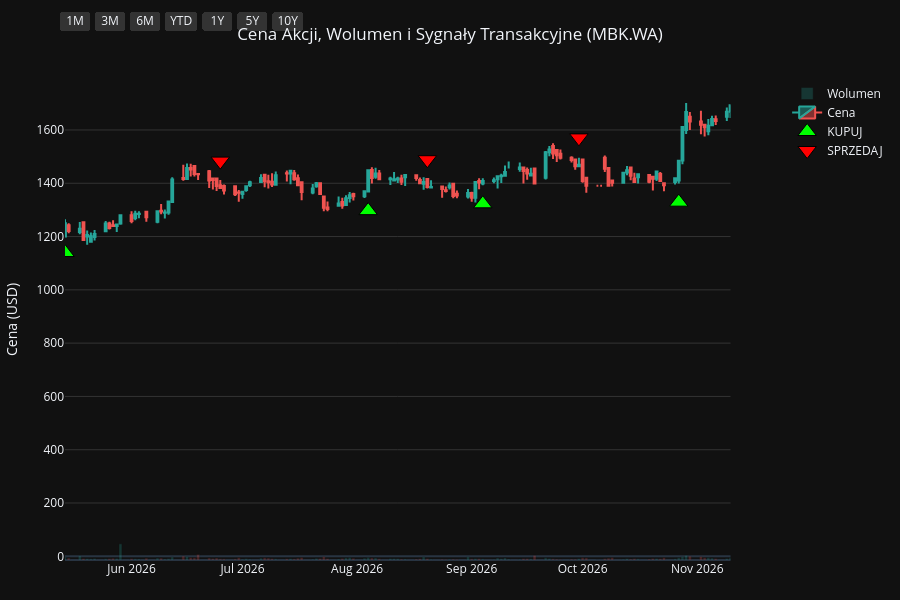
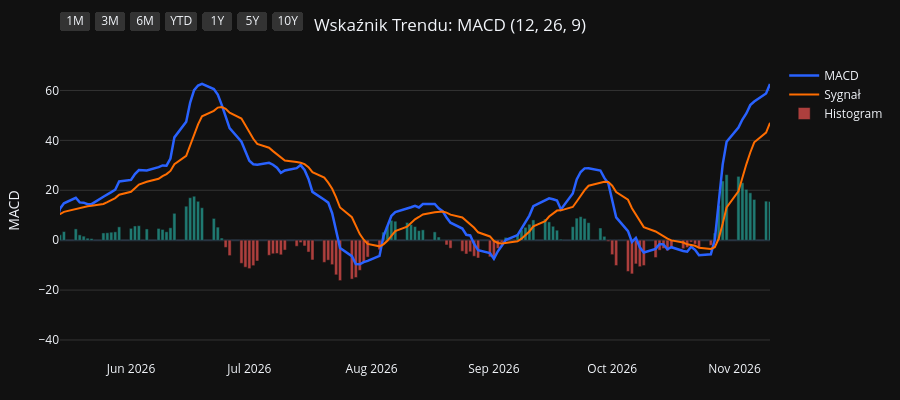
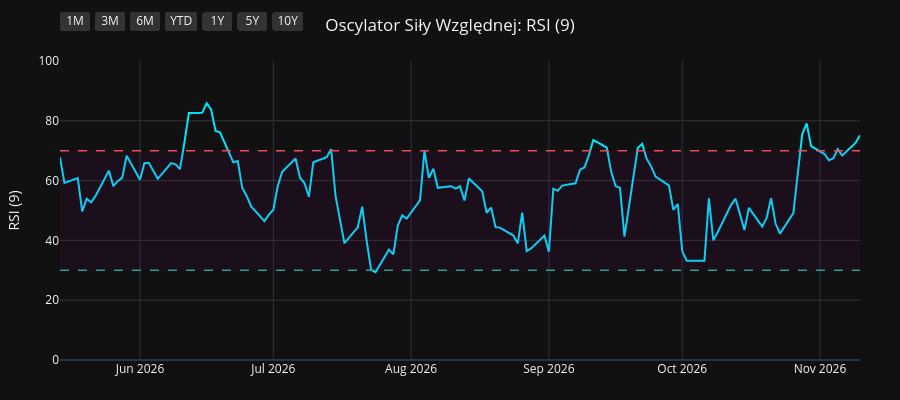
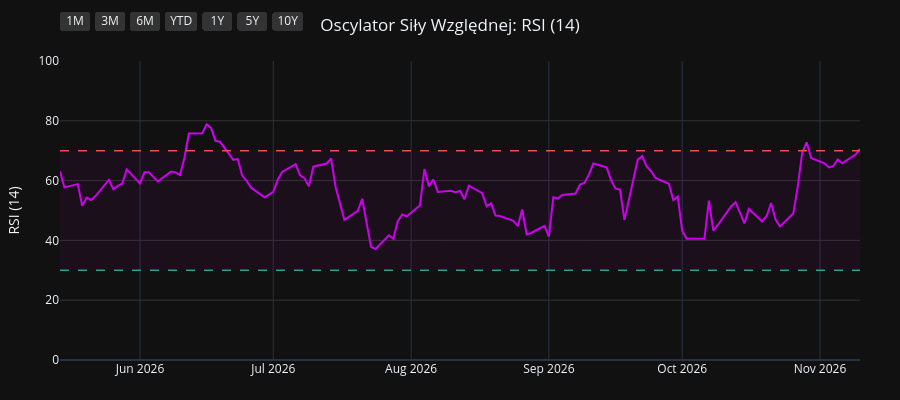

These figures' notebook cell, in order:
### Code cell
import os
import yfinance as yf
import pandas as pd
import pandas_ta as ta
import plotly.graph_objects as go
from plotly.subplots import make_subplots

# 1. Pobranie i przygotowanie danych
symbol = os.environ.get("STOCK_TICKER", "").strip().upper()
if not symbol:
    raise RuntimeError("Set STOCK_TICKER before running price_extractor.ipynb")
df = yf.Ticker(symbol).history(period="10y")
df.index = df.index.tz_localize(None)

# Wskaźniki i sygnały
df.ta.macd(fast=12, slow=26, signal=9, append=True)
df.ta.rsi(length=9, append=True)
df.ta.rsi(length=14, append=True)
df.ta.rsi(length=21, append=True)
df.dropna(inplace=True)

macd = df['MACD_12_26_9']
signal = df['MACDs_12_26_9']
wczorajszy_macd = macd.shift(1)
wczorajszy_signal = signal.shift(1)

df['Decyzja'] = 'BRAK'
df.loc[(macd > signal) & (wczorajszy_macd <= wczorajszy_signal), 'Decyzja'] = 'KUPUJ'
df.loc[(macd < signal) & (wczorajszy_macd >= wczorajszy_signal), 'Decyzja'] = 'SPRZEDAJ'

df_kupuj = df[df['Decyzja'] == 'KUPUJ']
df_sprzedaj = df[df['Decyzja'] == 'SPRZEDAJ']
df_dywidendy = df[df['Dividends'] > 0]
df_splity = df[df['Stock Splits'] > 0]

# Wspólna konfiguracja osi X
konfiguracja_osi_x = dict(
    type="date",
    showspikes=True, spikemode="across", spikesnap="cursor", spikedash="dot", spikecolor="#ffffff", spikethickness=1, hoverformat="%Y-%m-%d",
    rangeselector=dict(
        buttons=list([
            dict(count=1, label="1M", step="month", stepmode="backward"),
            dict(count=3, label="3M", step="month", stepmode="backward"),
            dict(count=6, label="6M", step="month", stepmode="backward"),
            dict(count=1, label="YTD", step="year", stepmode="todate"),
            dict(count=1, label="1Y", step="year", stepmode="backward"),
            dict(count=5, label="5Y", step="year", stepmode="backward"),
            dict(step="all", label="10Y")
        ]),
        bgcolor="#333333", activecolor="#2962ff", x=0, y=1.1
    )
)

# ==========================================
# WYKRES 1: CENA + WOLUMEN + SYGNAŁY
# ==========================================
fig1 = make_subplots(specs=[[{"secondary_y": True}]])

kolory_wolumenu = ['#26a69a' if row['Close'] >= row['Open'] else '#ef5350' for index, row in df.iterrows()]
fig1.add_trace(go.Bar(x=df.index, y=df['Volume'], marker_color=kolory_wolumenu, opacity=0.25, name='Wolumen'), secondary_y=True)
fig1.add_trace(go.Candlestick(x=df.index, open=df['Open'], high=df['High'], low=df['Low'], close=df['Close'], name='Cena', increasing_line_color='#26a69a', decreasing_line_color='#ef5350'), secondary_y=False)
fig1.add_trace(go.Scatter(x=df_kupuj.index, y=df_kupuj['Low'] * 0.95, customdata=df_kupuj[['Low', 'High']], mode='markers', marker=dict(symbol='triangle-up', size=16, color='#00ff00', line=dict(width=1, color='black')), name='KUPUJ', hovertemplate='KUPUJ<br>Najniższa: %{customdata[0]:.2f}<br>Najwyższa: %{customdata[1]:.2f}<extra></extra>'), secondary_y=False)
fig1.add_trace(go.Scatter(x=df_sprzedaj.index, y=df_sprzedaj['High'] * 1.05, customdata=df_sprzedaj[['Low', 'High']], mode='markers', marker=dict(symbol='triangle-down', size=16, color='#ff0000', line=dict(width=1, color='black')), name='SPRZEDAJ', hovertemplate='SPRZEDAJ<br>Najniższa: %{customdata[0]:.2f}<br>Najwyższa: %{customdata[1]:.2f}<extra></extra>'), secondary_y=False)

if not df_dywidendy.empty:
    fig1.add_trace(go.Scatter(x=df_dywidendy.index, y=df_dywidendy['Low'] * 0.90, mode='markers+text', marker=dict(symbol='circle', size=12, color='#29b6f6', line=dict(width=1, color='white')), text=df_dywidendy['Dividends'].apply(lambda x: f"{x}$"), textposition="bottom center", name='Dywidenda', showlegend=False, hovertemplate='Dywidenda: %{text}<extra></extra>', textfont=dict(color="#29b6f6")), secondary_y=False)
if not df_splity.empty:
                    fig1.add_trace(go.Scatter(x=df_splity.index, y=df_splity['High'], mode='markers+text', marker=dict(symbol='star', size=16, color='#ffee58', line=dict(width=1, color='black')), text=df_splity['Stock Splits'].apply(lambda x: f"{x:g}:1" if x >= 1 else f"1:{1 / x:g}"), textposition="top center", name='Split', hovertemplate='%{text}<extra></extra>', textfont=dict(color="#ffee58")), secondary_y=False)

fig1.update_layout(title=dict(text=f"Cena Akcji, Wolumen i Sygnały Transakcyjne ({symbol})", x=0.5, xanchor='center'), dragmode='pan', xaxis_rangeslider_visible=False, template='plotly_dark', height=600, hovermode='x unified', margin=dict(l=60, r=40, t=60, b=40))
fig1.update_xaxes(**konfiguracja_osi_x)
fig1.update_xaxes(range=[df.index.max() - pd.Timedelta(days=180), df.index.max()])
fig1.update_yaxes(title_text="Cena (USD)", secondary_y=False, gridcolor='#333333')
fig1.update_yaxes(range=[0, df['Volume'].max() * 4], showgrid=False, showticklabels=False, secondary_y=True)
fig1.show(config={'scrollZoom': True})

# ==========================================
# WYKRES 2: WSKAŹNIK MACD
# ==========================================
fig2 = go.Figure()
fig2.add_trace(go.Scatter(x=df.index, y=df['MACD_12_26_9'], line=dict(color='#2962ff', width=2.5), name='MACD'))
fig2.add_trace(go.Scatter(x=df.index, y=df['MACDs_12_26_9'], line=dict(color='#ff6d00', width=2), name='Sygnał'))
kolory_macd = ['#26a69a' if val >= 0 else '#ef5350' for val in df['MACDh_12_26_9']]
fig2.add_trace(go.Bar(x=df.index, y=df['MACDh_12_26_9'], marker_color=kolory_macd, name='Histogram', opacity=0.7))
fig2.update_layout(title=dict(text="Wskaźnik Trendu: MACD (12, 26, 9)", x=0.5, xanchor='center'), dragmode='pan', xaxis_rangeslider_visible=False, template='plotly_dark', height=400, hovermode='x unified', margin=dict(l=60, r=40, t=60, b=40))
fig2.update_xaxes(**konfiguracja_osi_x)
fig2.update_xaxes(range=[df.index.max() - pd.Timedelta(days=180), df.index.max()])
fig2.update_yaxes(title_text="MACD", gridcolor='#333333')
fig2.show(config={'scrollZoom': True})

# ==========================================
# WYKRES 3: OSCYLATOR RSI (9)
# ==========================================
fig3 = go.Figure()
fig3.add_trace(go.Scatter(x=df.index, y=df['RSI_9'], line=dict(color='#00e5ff', width=2), name='RSI (9)'))
fig3.add_hline(y=70, line_dash="dash", line_color="#ef5350", line_width=1.5)
fig3.add_hline(y=30, line_dash="dash", line_color="#26a69a", line_width=1.5)
fig3.add_hrect(y0=30, y1=70, line_width=0, fillcolor="purple", opacity=0.1)
fig3.update_layout(title=dict(text="Oscylator Siły Względnej: RSI (9)", x=0.5, xanchor='center'), dragmode='pan', xaxis_rangeslider_visible=False, template='plotly_dark', height=400, hovermode='x unified', margin=dict(l=60, r=40, t=60, b=40))
fig3.update_xaxes(**konfiguracja_osi_x)
fig3.update_xaxes(range=[df.index.max() - pd.Timedelta(days=180), df.index.max()])
fig3.update_yaxes(title_text="RSI (9)", range=[0, 100], gridcolor='#333333')
fig3.show(config={'scrollZoom': True})

# ==========================================
# WYKRES 4: OSCYLATOR RSI (14)
# ==========================================
fig4 = go.Figure()
fig4.add_trace(go.Scatter(x=df.index, y=df['RSI_14'], line=dict(color='#d500f9', width=2), name='RSI (14)'))
fig4.add_hline(y=70, line_dash="dash", line_color="#ef5350", line_width=1.5)
fig4.add_hline(y=30, line_dash="dash", line_color="#26a69a", line_width=1.5)
fig4.add_hrect(y0=30, y1=70, line_width=0, fillcolor="purple", opacity=0.1)
fig4.update_layout(title=dict(text="Oscylator Siły Względnej: RSI (14)", x=0.5, xanchor='center'), dragmode='pan', xaxis_rangeslider_visible=False, template='plotly_dark', height=400, hovermode='x unified', margin=dict(l=60, r=40, t=60, b=40))
fig4.update_xaxes(**konfiguracja_osi_x)
fig4.update_xaxes(range=[df.index.max() - pd.Timedelta(days=180), df.index.max()])
fig4.update_yaxes(title_text="RSI (14)", range=[0, 100], gridcolor='#333333')
fig4.show(config={'scrollZoom': True})

# ==========================================
# WYKRES 5: OSCYLATOR RSI (21)
# ==========================================
fig5 = go.Figure()
fig5.add_trace(go.Scatter(x=df.index, y=df['RSI_21'], line=dict(color='#64dd17', width=2), name='RSI (21)'))
fig5.add_hline(y=70, line_dash="dash", line_color="#ef5350", line_width=1.5)
fig5.add_hline(y=30, line_dash="dash", line_color="#26a69a", line_width=1.5)
fig5.add_hrect(y0=30, y1=70, line_width=0, fillcolor="purple", opacity=0.1)
fig5.update_layout(title=dict(text="Oscylator Siły Względnej: RSI (21)", x=0.5, xanchor='center'), dragmode='pan', xaxis_rangeslider_visible=False, template='plotly_dark', height=400, hovermode='x unified', margin=dict(l=60, r=40, t=60, b=40))
fig5.update_xaxes(**konfiguracja_osi_x)
fig5.update_xaxes(range=[df.index.max() - pd.Timedelta(days=180), df.index.max()])
fig5.update_yaxes(title_text="RSI (21)", range=[0, 100], gridcolor='#333333')
fig5.show(config={'scrollZoom': True})

### Figure 1 — Plotly figure (JSON) as saved in the notebook; plotly's stock layout.template omitted (floating-point values rounded to 4 significant figures; data arrays with more than 128 entries replaced by an {"elided": "..."} marker saying what was removed)
{"data": [{"marker": {"color": {"elided": "2506 str values"}}, "name": "Wolumen", "opacity": 0.25, "type": "bar", "x": {"elided": "2506 str values"}, "xaxis": "x", "y": {"elided": "2506 int values"}, "yaxis": "y2"}, {"close": {"elided": "2506 float values"}, "decreasing": {"line": {"color": "#ef5350"}}, "high": {"elided": "2506 float values"}, "increasing": {"line": {"color": "#26a69a"}}, "low": {"elided": "2506 float values"}, "name": "Cena", "open": {"elided": "2506 float values"}, "type": "candlestick", "x": {"elided": "2506 str values"}, "xaxis": "x", "yaxis": "y"}, {"customdata": {"elided": "98x2 float values"}, "hovertemplate": "KUPUJ<br>Najniższa: %{customdata[0]:.2f}<br>Najwyższa: %{customdata[1]:.2f}<extra></extra>", "marker": {"color": "#00ff00", "line": {"color": "black", "width": 1}, "size": 16, "symbol": "triangle-up"}, "mode": "markers", "name": "KUPUJ", "type": "scatter", "x": ["2017-01-03T00:00:00", "2017-01-25T00:00:00", "2017-02-21T00:00:00", "2017-04-20T00:00:00", "2017-06-08T00:00:00", "2017-07-13T00:00:00", "2017-08-24T00:00:00", "2017-09-15T00:00:00", "2017-10-10T00:00:00", "2017-10-31T00:00:00", "2017-11-13T00:00:00", "2017-11-20T00:00:00", "2017-12-14T00:00:00", "2017-12-18T00:00:00", "2017-12-27T00:00:00", "2018-01-04T00:00:00", "2018-03-13T00:00:00", "2018-04-03T00:00:00", "2018-05-02T00:00:00", "2018-05-08T00:00:00", "2018-06-11T00:00:00", "2018-07-04T00:00:00", "2018-08-27T00:00:00", "2018-09-21T00:00:00", "2018-11-06T00:00:00", "2018-11-28T00:00:00", "2018-12-14T00:00:00", "2019-01-09T00:00:00", "2019-03-12T00:00:00", "2019-04-10T00:00:00", "2019-04-26T00:00:00", "2019-05-28T00:00:00", "2019-08-20T00:00:00", "2019-11-04T00:00:00", "2019-12-13T00:00:00", "2020-02-06T00:00:00", "2020-03-20T00:00:00", "2020-05-19T00:00:00", "2020-08-11T00:00:00", "2020-09-11T00:00:00", "2020-10-05T00:00:00", "2020-11-09T00:00:00", "2020-12-07T00:00:00", "2020-12-29T00:00:00", "2021-02-16T00:00:00", "2021-04-26T00:00:00", "2021-06-22T00:00:00", "2021-07-29T00:00:00", "2021-10-01T00:00:00", "2021-12-29T00:00:00", "2022-02-01T00:00:00", "2022-03-17T00:00:00", "2022-05-17T00:00:00", "2022-06-23T00:00:00", "2022-07-01T00:00:00", "2022-07-08T00:00:00", "2022-07-21T00:00:00", "2022-09-09T00:00:00", "2022-10-19T00:00:00", "2023-01-02T00:00:00", "2023-02-16T00:00:00", "2023-02-28T00:00:00", "2023-03-06T00:00:00", "2023-03-29T00:00:00", "2023-05-22T00:00:00", "2023-06-02T00:00:00", "2023-06-27T00:00:00", "2023-07-03T00:00:00", "2023-07-12T00:00:00", "2023-10-02T00:00:00", "2023-10-04T00:00:00", "2023-11-20T00:00:00", "2024-01-30T00:00:00", "2024-03-13T00:00:00", "2024-05-06T00:00:00", "2024-06-19T00:00:00", "2024-08-14T00:00:00", "2024-09-17T00:00:00", "2024-10-15T00:00:00", "2024-11-07T00:00:00", "2024-12-03T00:00:00", "2025-03-17T00:00:00", "2025-04-22T00:00:00", "2025-05-27T00:00:00", "2025-06-27T00:00:00", "2025-07-16T00:00:00", "2025-09-18T00:00:00", "2025-10-01T00:00:00", "2025-11-07T00:00:00", "2025-12-19T00:00:00", "2026-02-02T00:00:00", "2026-02-23T00:00:00", "2026-02-25T00:00:00", "2026-03-16T00:00:00", "2026-05-14T00:00:00", "2026-08-04T00:00:00", "2026-09-04T00:00:00", "2026-10-27T00:00:00"], "xaxis": "x", "y": [316.3, 327.6, 380.3, 361.4, 406.5, 441.2, 393.9, 397.1, 399.0, 422.7, 428.2, 437.6, 436.6, 440.3, 447.4, 454.2, 427.7, 393.2, 413.1, 404.1, 407.4, 381.1, 382.8, 384.8, 369.0, 376.4, 384.8, 401.5, 412.5, 412.7, 412.5, 368.8, 296.4, 365.8, 353.4, 365.4, 229.9, 174.2, 181.4, 172.9, 160.8, 113.9, 161.4, 175.8, 188.2, 198.4, 299.1, 300.8, 382.1, 390.6, 443.6, 341.1, 249.3, 226.3, 212.8, 217.4, 195.3, 220.4, 189.1, 279.3, 287.1, 299.6, 300.6, 273.6, 344.4, 340.1, 386.4, 384.4, 395.9, 365.8, 353.2, 523.4, 476.7, 678.1, 648.1, 562.4, 558.6, 611.0, 581.4, 542.1, 503.7, 747.8, 754.7, 772.7, 727.5, 721.8, 855.0, 839.8, 951.9, 969.0, 964.2, 991.8, 988.9, 921.5, 1140.0, 1297.0, 1323.0, 1329.0], "yaxis": "y"}, {"customdata": {"elided": "97x2 float values"}, "hovertemplate": "SPRZEDAJ<br>Najniższa: %{customdata[0]:.2f}<br>Najwyższa: %{customdata[1]:.2f}<extra></extra>", "marker": {"color": "#ff0000", "line": {"color": "black", "width": 1}, "size": 16, "symbol": "triangle-down"}, "mode": "markers", "name": "SPRZEDAJ", "type": "scatter", "x": ["2017-01-23T00:00:00", "2017-02-20T00:00:00", "2017-02-24T00:00:00", "2017-05-17T00:00:00", "2017-07-05T00:00:00", "2017-07-19T00:00:00", "2017-09-07T00:00:00", "2017-09-29T00:00:00", "2017-10-26T00:00:00", "2017-11-10T00:00:00", "2017-11-15T00:00:00", "2017-11-30T00:00:00", "2017-12-15T00:00:00", "2017-12-26T00:00:00", "2017-12-28T00:00:00", "2018-01-31T00:00:00", "2018-03-19T00:00:00", "2018-05-01T00:00:00", "2018-05-07T00:00:00", "2018-05-18T00:00:00", "2018-06-15T00:00:00", "2018-08-09T00:00:00", "2018-09-10T00:00:00", "2018-10-08T00:00:00", "2018-11-20T00:00:00", "2018-12-11T00:00:00", "2018-12-25T00:00:00", "2019-01-29T00:00:00", "2019-03-27T00:00:00", "2019-04-25T00:00:00", "2019-05-07T00:00:00", "2019-07-03T00:00:00", "2019-10-25T00:00:00", "2019-11-08T00:00:00", "2020-01-10T00:00:00", "2020-02-17T00:00:00", "2020-05-06T00:00:00", "2020-06-22T00:00:00", "2020-08-28T00:00:00", "2020-09-24T00:00:00", "2020-10-13T00:00:00", "2020-11-30T00:00:00", "2020-12-21T00:00:00", "2021-01-22T00:00:00", "2021-03-12T00:00:00", "2021-06-02T00:00:00", "2021-07-01T00:00:00", "2021-09-20T00:00:00", "2021-11-03T00:00:00", "2022-01-21T00:00:00", "2022-02-14T00:00:00", "2022-04-20T00:00:00", "2022-06-10T00:00:00", "2022-06-30T00:00:00", "2022-07-04T00:00:00", "2022-07-13T00:00:00", "2022-08-24T00:00:00", "2022-09-23T00:00:00", "2022-11-23T00:00:00", "2023-01-19T00:00:00", "2023-02-21T00:00:00", "2023-03-02T00:00:00", "2023-03-10T00:00:00", "2023-04-26T00:00:00", "2023-05-31T00:00:00", "2023-06-22T00:00:00", "2023-06-30T00:00:00", "2023-07-05T00:00:00", "2023-08-02T00:00:00", "2023-10-03T00:00:00", "2023-11-09T00:00:00", "2023-11-23T00:00:00", "2024-03-06T00:00:00", "2024-03-19T00:00:00", "2024-05-10T00:00:00", "2024-07-24T00:00:00", "2024-09-06T00:00:00", "2024-09-25T00:00:00", "2024-10-22T00:00:00", "2024-11-14T00:00:00", "2025-02-28T00:00:00", "2025-03-31T00:00:00", "2025-05-06T00:00:00", "2025-06-02T00:00:00", "2025-07-15T00:00:00", "2025-08-22T00:00:00", "2025-09-23T00:00:00", "2025-11-06T00:00:00", "2025-11-18T00:00:00", "2026-01-13T00:00:00", "2026-02-13T00:00:00", "2026-02-24T00:00:00", "2026-02-27T00:00:00", "2026-04-22T00:00:00", "2026-06-25T00:00:00", "2026-08-20T00:00:00", "2026-09-30T00:00:00"], "xaxis": "x", "y": [365.8, 425.1, 446.1, 452.3, 476.8, 494.9, 443.1, 442.1, 469.5, 489.8, 484.5, 507.4, 505.3, 495.0, 504.8, 544.2, 461.5, 445.6, 452.2, 457.4, 451.5, 428.6, 425.2, 451.3, 419.0, 431.3, 442.5, 475.4, 459.9, 465.2, 471.0, 451.3, 397.5, 410.3, 425.2, 395.9, 210.2, 256.8, 199.4, 183.0, 176.4, 164.7, 185.3, 219.5, 249.3, 324.9, 348.6, 414.5, 606.9, 474.4, 487.6, 362.2, 270.1, 244.7, 247.8, 228.5, 247.4, 261.4, 338.3, 351.5, 336.6, 340.2, 331.6, 366.4, 383.2, 422.4, 430.3, 434.0, 492.5, 404.4, 561.5, 601.2, 716.1, 762.1, 729.8, 660.9, 670.5, 668.2, 637.1, 604.4, 782.0, 871.3, 852.6, 852.2, 822.8, 1036.0, 957.6, 1074.0, 1096.0, 1122.0, 1104.0, 1133.0, 1111.0, 1277.0, 1483.0, 1488.0, 1570.0], "yaxis": "y"}, {"hovertemplate": "Dywidenda: %{text}<extra></extra>", "marker": {"color": "#29b6f6", "line": {"color": "white", "width": 1}, "size": 12, "symbol": "circle"}, "mode": "markers+text", "name": "Dywidenda", "showlegend": false, "text": ["5.15$"], "textfont": {"color": "#29b6f6"}, "textposition": "bottom center", "type": "scatter", "x": ["2018-05-23T00:00:00"], "xaxis": "x", "y": [385.2], "yaxis": "y"}], "layout": {"dragmode": "pan", "height": 600, "hovermode": "x unified", "margin": {"b": 40, "l": 60, "r": 40, "t": 60}, "title": {"text": "Cena Akcji, Wolumen i Sygnały Transakcyjne (MBK.WA)", "x": 0.5, "xanchor": "center"}, "xaxis": {"anchor": "y", "domain": [0.0, 0.94], "hoverformat": "%Y-%m-%d", "range": ["2026-05-14T00:00:00", "2026-11-10T00:00:00"], "rangeselector": {"activecolor": "#2962ff", "bgcolor": "#333333", "buttons": [{"count": 1, "label": "1M", "step": "month", "stepmode": "backward"}, {"count": 3, "label": "3M", "step": "month", "stepmode": "backward"}, {"count": 6, "label": "6M", "step": "month", "stepmode": "backward"}, {"count": 1, "label": "YTD", "step": "year", "stepmode": "todate"}, {"count": 1, "label": "1Y", "step": "year", "stepmode": "backward"}, {"count": 5, "label": "5Y", "step": "year", "stepmode": "backward"}, {"label": "10Y", "step": "all"}], "x": 0, "y": 1.1}, "rangeslider": {"visible": false}, "showspikes": true, "spikecolor": "#ffffff", "spikedash": "dot", "spikemode": "across", "spikesnap": "cursor", "spikethickness": 1, "type": "date"}, "yaxis": {"anchor": "x", "domain": [0.0, 1.0], "gridcolor": "#333333", "title": {"text": "Cena (USD)"}}, "yaxis2": {"anchor": "x", "overlaying": "y", "range": [0, 6449888], "showgrid": false, "showticklabels": false, "side": "right"}}}

### Figure 2 — Plotly figure (JSON) as saved in the notebook; plotly's stock layout.template omitted (floating-point values rounded to 4 significant figures; data arrays with more than 128 entries replaced by an {"elided": "..."} marker saying what was removed)
{"data": [{"line": {"color": "#2962ff", "width": 2.5}, "name": "MACD", "type": "scatter", "x": {"elided": "2506 str values"}, "y": {"elided": "2506 float values"}}, {"line": {"color": "#ff6d00", "width": 2}, "name": "Sygnał", "type": "scatter", "x": {"elided": "2506 str values"}, "y": {"elided": "2506 float values"}}, {"marker": {"color": {"elided": "2506 str values"}}, "name": "Histogram", "opacity": 0.7, "type": "bar", "x": {"elided": "2506 str values"}, "y": {"elided": "2506 float values"}}], "layout": {"dragmode": "pan", "height": 400, "hovermode": "x unified", "margin": {"b": 40, "l": 60, "r": 40, "t": 60}, "title": {"text": "Wskaźnik Trendu: MACD (12, 26, 9)", "x": 0.5, "xanchor": "center"}, "xaxis": {"hoverformat": "%Y-%m-%d", "range": ["2026-05-14T00:00:00", "2026-11-10T00:00:00"], "rangeselector": {"activecolor": "#2962ff", "bgcolor": "#333333", "buttons": [{"count": 1, "label": "1M", "step": "month", "stepmode": "backward"}, {"count": 3, "label": "3M", "step": "month", "stepmode": "backward"}, {"count": 6, "label": "6M", "step": "month", "stepmode": "backward"}, {"count": 1, "label": "YTD", "step": "year", "stepmode": "todate"}, {"count": 1, "label": "1Y", "step": "year", "stepmode": "backward"}, {"count": 5, "label": "5Y", "step": "year", "stepmode": "backward"}, {"label": "10Y", "step": "all"}], "x": 0, "y": 1.1}, "rangeslider": {"visible": false}, "showspikes": true, "spikecolor": "#ffffff", "spikedash": "dot", "spikemode": "across", "spikesnap": "cursor", "spikethickness": 1, "type": "date"}, "yaxis": {"gridcolor": "#333333", "title": {"text": "MACD"}}}}

### Figure 3 — Plotly figure (JSON) as saved in the notebook; plotly's stock layout.template omitted (floating-point values rounded to 4 significant figures; data arrays with more than 128 entries replaced by an {"elided": "..."} marker saying what was removed)
{"data": [{"line": {"color": "#00e5ff", "width": 2}, "name": "RSI (9)", "type": "scatter", "x": {"elided": "2506 str values"}, "y": {"elided": "2506 float values"}}], "layout": {"dragmode": "pan", "height": 400, "hovermode": "x unified", "margin": {"b": 40, "l": 60, "r": 40, "t": 60}, "shapes": [{"line": {"color": "#ef5350", "dash": "dash", "width": 1.5}, "type": "line", "x0": 0, "x1": 1, "xref": "x domain", "y0": 70, "y1": 70, "yref": "y"}, {"line": {"color": "#26a69a", "dash": "dash", "width": 1.5}, "type": "line", "x0": 0, "x1": 1, "xref": "x domain", "y0": 30, "y1": 30, "yref": "y"}, {"fillcolor": "purple", "line": {"width": 0}, "opacity": 0.1, "type": "rect", "x0": 0, "x1": 1, "xref": "x domain", "y0": 30, "y1": 70, "yref": "y"}], "title": {"text": "Oscylator Siły Względnej: RSI (9)", "x": 0.5, "xanchor": "center"}, "xaxis": {"hoverformat": "%Y-%m-%d", "range": ["2026-05-14T00:00:00", "2026-11-10T00:00:00"], "rangeselector": {"activecolor": "#2962ff", "bgcolor": "#333333", "buttons": [{"count": 1, "label": "1M", "step": "month", "stepmode": "backward"}, {"count": 3, "label": "3M", "step": "month", "stepmode": "backward"}, {"count": 6, "label": "6M", "step": "month", "stepmode": "backward"}, {"count": 1, "label": "YTD", "step": "year", "stepmode": "todate"}, {"count": 1, "label": "1Y", "step": "year", "stepmode": "backward"}, {"count": 5, "label": "5Y", "step": "year", "stepmode": "backward"}, {"label": "10Y", "step": "all"}], "x": 0, "y": 1.1}, "rangeslider": {"visible": false}, "showspikes": true, "spikecolor": "#ffffff", "spikedash": "dot", "spikemode": "across", "spikesnap": "cursor", "spikethickness": 1, "type": "date"}, "yaxis": {"gridcolor": "#333333", "range": [0, 100], "title": {"text": "RSI (9)"}}}}

### Figure 4 — Plotly figure (JSON) as saved in the notebook; plotly's stock layout.template omitted (floating-point values rounded to 4 significant figures; data arrays with more than 128 entries replaced by an {"elided": "..."} marker saying what was removed)
{"data": [{"line": {"color": "#d500f9", "width": 2}, "name": "RSI (14)", "type": "scatter", "x": {"elided": "2506 str values"}, "y": {"elided": "2506 float values"}}], "layout": {"dragmode": "pan", "height": 400, "hovermode": "x unified", "margin": {"b": 40, "l": 60, "r": 40, "t": 60}, "shapes": [{"line": {"color": "#ef5350", "dash": "dash", "width": 1.5}, "type": "line", "x0": 0, "x1": 1, "xref": "x domain", "y0": 70, "y1": 70, "yref": "y"}, {"line": {"color": "#26a69a", "dash": "dash", "width": 1.5}, "type": "line", "x0": 0, "x1": 1, "xref": "x domain", "y0": 30, "y1": 30, "yref": "y"}, {"fillcolor": "purple", "line": {"width": 0}, "opacity": 0.1, "type": "rect", "x0": 0, "x1": 1, "xref": "x domain", "y0": 30, "y1": 70, "yref": "y"}], "title": {"text": "Oscylator Siły Względnej: RSI (14)", "x": 0.5, "xanchor": "center"}, "xaxis": {"hoverformat": "%Y-%m-%d", "range": ["2026-05-14T00:00:00", "2026-11-10T00:00:00"], "rangeselector": {"activecolor": "#2962ff", "bgcolor": "#333333", "buttons": [{"count": 1, "label": "1M", "step": "month", "stepmode": "backward"}, {"count": 3, "label": "3M", "step": "month", "stepmode": "backward"}, {"count": 6, "label": "6M", "step": "month", "stepmode": "backward"}, {"count": 1, "label": "YTD", "step": "year", "stepmode": "todate"}, {"count": 1, "label": "1Y", "step": "year", "stepmode": "backward"}, {"count": 5, "label": "5Y", "step": "year", "stepmode": "backward"}, {"label": "10Y", "step": "all"}], "x": 0, "y": 1.1}, "rangeslider": {"visible": false}, "showspikes": true, "spikecolor": "#ffffff", "spikedash": "dot", "spikemode": "across", "spikesnap": "cursor", "spikethickness": 1, "type": "date"}, "yaxis": {"gridcolor": "#333333", "range": [0, 100], "title": {"text": "RSI (14)"}}}}
